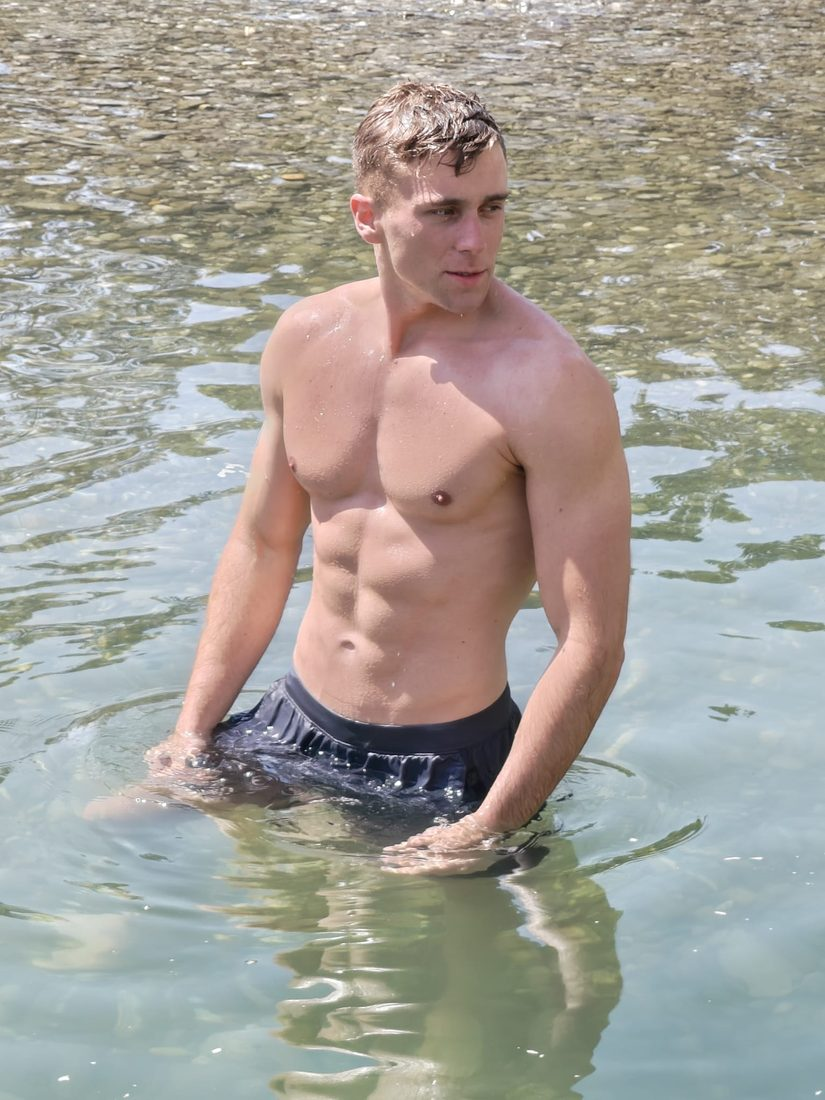
#> input picture assets/img/hero.jpg, 825 x 1100 px
$ python prepare-photo.py ../assets/img/hero.jpg community-band
#> lines starting #> are read from the running program, lines starting #| are printed output that depends on the picture
#!/usr/bin/env python3
"""Crop, resize and encode a photo into one of the site's image slots.

Every slot on the site has a fixed filename and a fixed aspect ratio. The HTML
references both a .webp and a .jpg for each one via <picture>, and the browser
prefers the WebP — so replacing only the .jpg leaves the old photo on screen.
Worse, a <source> pointing at a missing WebP does NOT fall back to the <img>;
the image simply fails. This script always writes both, so neither trap applies.

Usage
-----
    pip install Pillow
    python3 docs/prepare-photo.py <source-image> <slot> [--zoom 1.4] [--focus 50,35]

    <slot>   one of: hero, editorial, gallery-fullbody, gallery-field,
                     gallery-coach, community-band, og-image
    --zoom   >1 crops tighter on the subject. Use when the subject is small in
             frame. 1.0 = fit the whole frame to the slot's aspect ratio.
    --focus  x,y percentage of the ORIGINAL image to keep centred, default
             50,50. A standing subject usually wants a lower y (e.g. 50,60);
             a head-and-shoulders crop wants a higher one (e.g. 50,25).

Example — a full-length outdoor shot where the subject is small, going into the
wide editorial band, zoomed in and centred slightly below the middle:

    python3 docs/prepare-photo.py ~/lake.jpg editorial --zoom 1.8 --focus 50,62
"""
import argparse
import os
import sys

try:
    from PIL import Image, ImageOps
except ImportError:
    sys.exit("Pillow is not installed. Run:  pip install Pillow")

ROOT = os.path.join(os.path.dirname(os.path.abspath(__file__)), "..", "assets", "img")

# name -> (width, height). 2x the CSS display size where the slot is small, so
# it stays sharp on a phone screen.
SLOTS = {
    "hero":             (1000, 1334),   # 3:4 portrait
    "editorial":        (1400, 1867),   # 3:4 portrait, displayed as a wide band
    "gallery-fullbody": (800, 1000),    # 4:5 portrait
    "gallery-field":    (1200, 675),    # 16:9
    "gallery-coach":    (600, 600),     # 1:1
    "community-band":   (1600, 667),    # ~2.4:1
    "og-image":         (1200, 630),    # social card, fixed by the platforms
}


def build(src_path, slot, zoom, focus):
#> called with src_path = '../assets/img/hero.jpg', slot = 'community-band', zoom = 1, focus = (50, 50)
    w, h = SLOTS[slot]
    im = Image.open(src_path)
#> im is the input picture: PIL image 825x1100 RGB; mean R, G, B 164, 160.2, 152.3
    im = ImageOps.exif_transpose(im)          # honour the rotation flag
    im = im.convert("RGB")                     # drop alpha, normalise HEIC/PNG

    fx, fy = focus
    target_ratio = w / h
    sw, sh = im.size
#> sw = 825; sh = 1100

    # Largest box of the target aspect ratio that fits, then divided by zoom.
    if sw / sh > target_ratio:
        box_h = sh / zoom
        box_w = box_h * target_ratio
    else:
        box_w = sw / zoom
#> box_w = 825
        box_h = box_w / target_ratio
#> box_h = 343.9

    box_w, box_h = min(box_w, sw), min(box_h, sh)

    # Centre the box on the focus point, then push it back inside the image.
    cx, cy = sw * fx / 100.0, sh * fy / 100.0
#> cx = 412.5; cy = 550
    left = max(0, min(cx - box_w / 2, sw - box_w))
#> left = 0
    top = max(0, min(cy - box_h / 2, sh - box_h))
#> top = 378

    im = im.crop((round(left), round(top), round(left + box_w), round(top + box_h)))
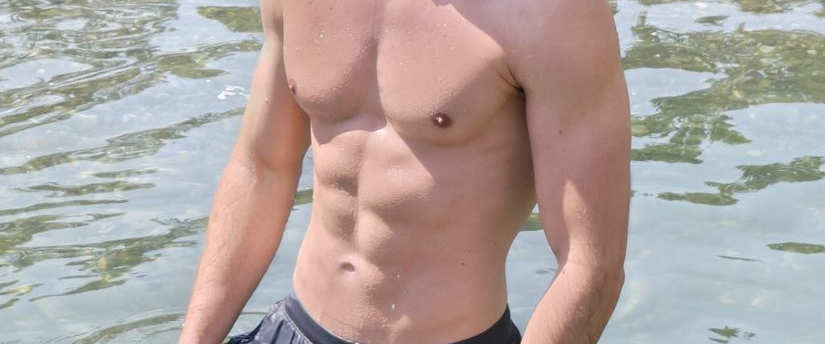
#> im: PIL image 825x344 RGB; mean R, G, B 176.6, 164.5, 160
    im = im.resize((w, h), Image.LANCZOS)
#> im: PIL image 1600x667 RGB

    jpg = os.path.join(ROOT, slot + ".jpg")
    webp = os.path.join(ROOT, slot + ".webp")
    im.save(jpg, "JPEG", quality=82, optimize=True, progressive=True)
    im.save(webp, "WEBP", quality=80, method=6)

    for p in (jpg, webp):
        print(f"  wrote {os.path.relpath(p, os.path.join(ROOT, '..', '..'))}"
              f"  {w}x{h}  {os.path.getsize(p)/1024:.0f} KB")


def main():
    ap = argparse.ArgumentParser(description=__doc__,
                                 formatter_class=argparse.RawDescriptionHelpFormatter)
    ap.add_argument("source")
    ap.add_argument("slot", choices=sorted(SLOTS))
    ap.add_argument("--zoom", type=float, default=1.0)
    ap.add_argument("--focus", default="50,50")
    a = ap.parse_args()

    if a.zoom < 1.0:
        sys.exit("--zoom must be 1.0 or greater (1.0 = no crop-in).")
    try:
        fx, fy = (float(v) for v in a.focus.split(","))
    except ValueError:
        sys.exit("--focus must look like 50,60")
    if not (0 <= fx <= 100 and 0 <= fy <= 100):
        sys.exit("--focus values are percentages, 0-100.")
    if not os.path.exists(a.source):
        sys.exit(f"No such file: {a.source}")

    print(f"{a.slot}  <-  {a.source}  (zoom {a.zoom}, focus {a.focus})")
    build(a.source, a.slot, a.zoom, (fx, fy))
    print("\nBoth .jpg and .webp written. Commit both, or the browser keeps "
          "showing the old photo from the stale WebP.")


if __name__ == "__main__":
    main()

$ run again, with assets/img/community-band.jpg copied over assets/img/hero.jpg
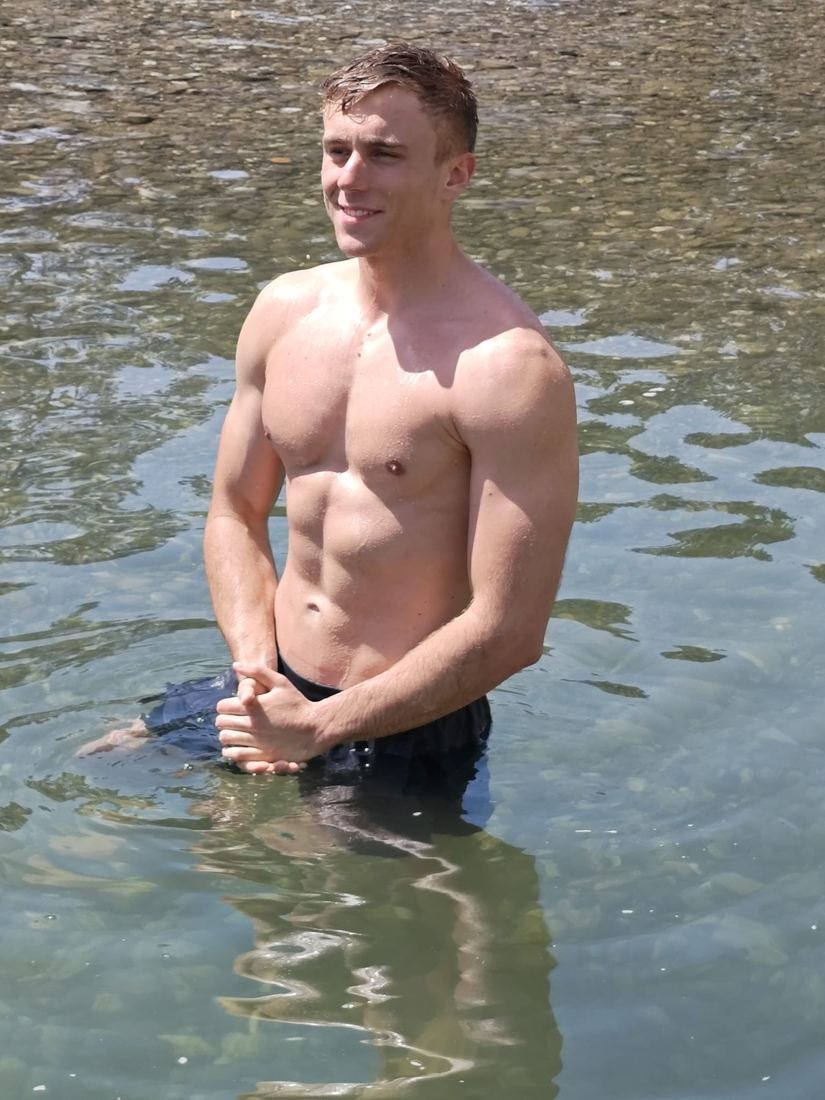
#> input picture assets/img/community-band.jpg, 825 x 1100 px
#> in build, im is the input picture: PIL image 825x1100 RGB; mean R, G, B 133.1, 130.6, 124.8
#> in build, `im = im.crop((round(left), round(top), round(left + box_w), round(top ..`:
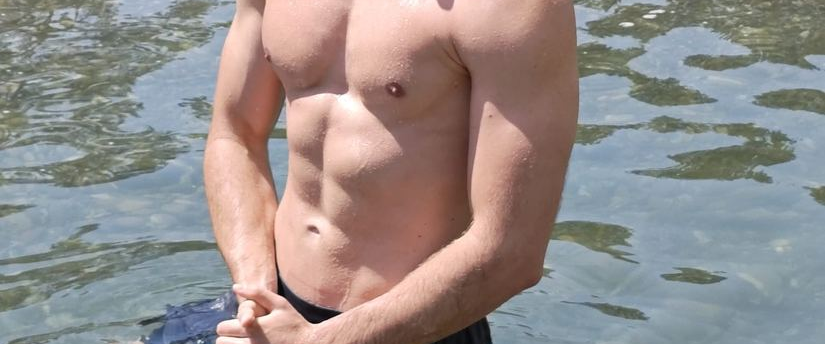
#> im: PIL image 825x344 RGB; mean R, G, B 150, 142.1, 139.8

$ run again, with assets/img/gallery-coach.jpg copied over assets/img/hero.jpg
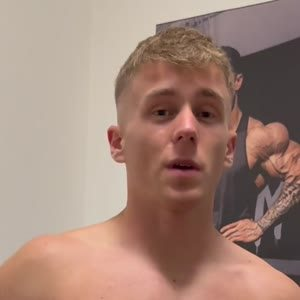
#> input picture assets/img/gallery-coach.jpg, 300 x 300 px
#> in build, im is the input picture: PIL image 300x300 RGB; mean R, G, B 162, 132.8, 120.3
#> in build, `im = im.crop((round(left), round(top), round(left + box_w), round(top ..`:
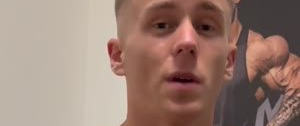
#> im: PIL image 300x126 RGB; mean R, G, B 153.4, 126.2, 115.2
